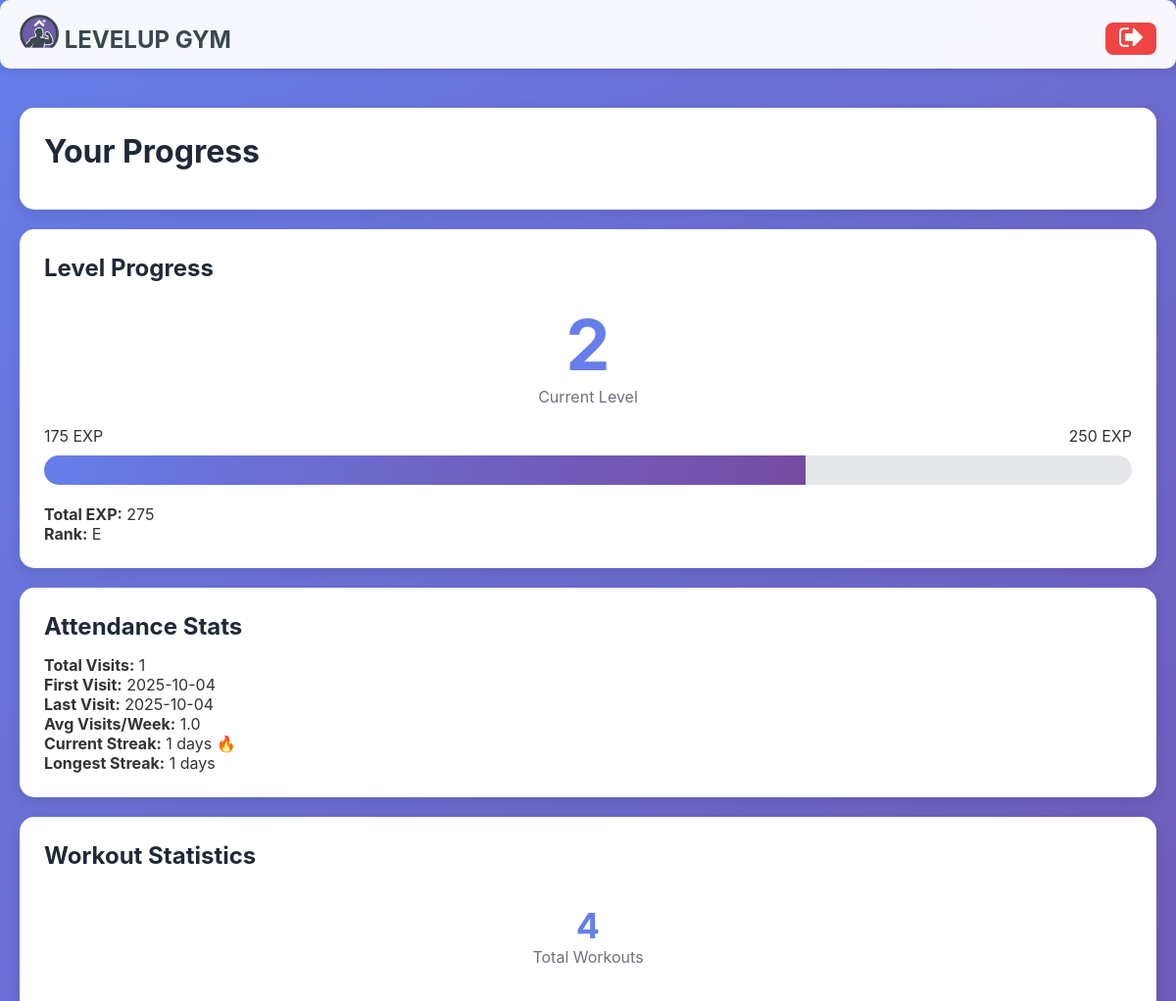
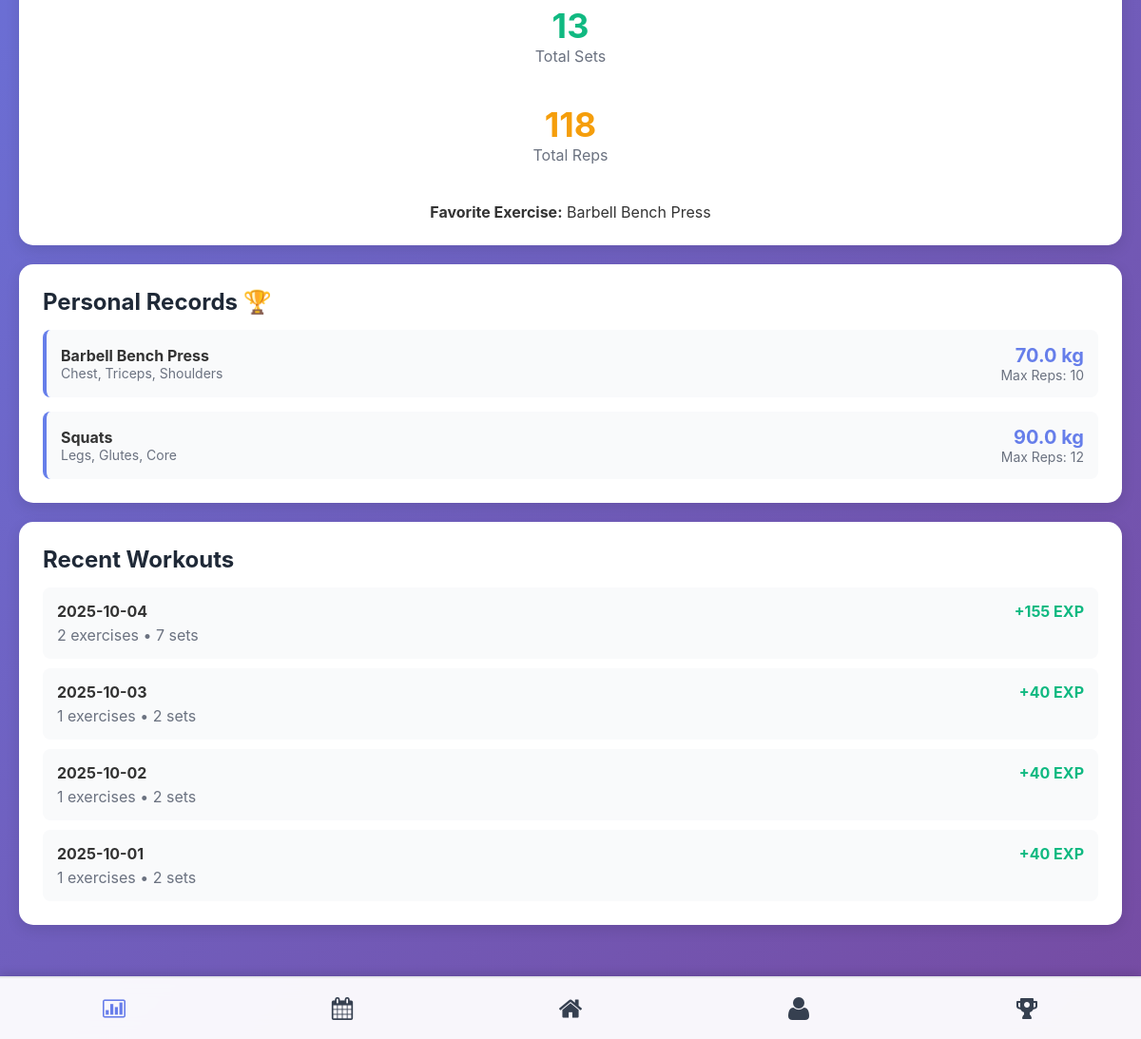
Page /progress (signed in) on the committed database (2 pictures, top to bottom).
### tables this page shows
CREATE TABLE client_gamification (
                gamification_id INTEGER PRIMARY KEY AUTOINCREMENT,
                client_id INTEGER UNIQUE NOT NULL,
                current_level INTEGER DEFAULT 1,
                current_exp INTEGER DEFAULT 0,
                total_exp INTEGER DEFAULT 0,
                rank TEXT DEFAULT 'E',
                client_class TEXT,
                class_unlocked_at_level INTEGER, current_streak INTEGER DEFAULT 0, longest_streak INTEGER DEFAULT 0, total_reps INTEGER DEFAULT 0, workouts_completed INTEGER DEFAULT 0,
                FOREIGN KEY (client_id) REFERENCES clients(client_id) ON DELETE CASCADE
            );

CREATE TABLE exercises (
                exercise_id INTEGER PRIMARY KEY AUTOINCREMENT,
                name TEXT UNIQUE NOT NULL,
                description TEXT,
                exercise_type TEXT,
                target_muscle TEXT,
                difficulty_level TEXT,
                base_exp INTEGER DEFAULT 10,
                image_path TEXT,
                created_date DATETIME DEFAULT CURRENT_TIMESTAMP
            );

CREATE TABLE workout_logs (
                log_id INTEGER PRIMARY KEY AUTOINCREMENT,
                client_id INTEGER NOT NULL,
                exercise_id INTEGER NOT NULL,
                workout_date DATE NOT NULL,
                set_number INTEGER NOT NULL,
                reps_completed INTEGER,
                weight_used REAL,
                exp_earned INTEGER DEFAULT 0,
                "measurement" TEXT,
                timestamp DATETIME DEFAULT CURRENT_TIMESTAMP,
                FOREIGN KEY (client_id) REFERENCES clients(client_id) ON DELETE CASCADE,
                FOREIGN KEY (exercise_id) REFERENCES exercises(exercise_id) ON DELETE CASCADE
            );

### main.py (the view)
@app.route('/progress')
@login_required
def progress():
    client_id = session['client_id']
    client = Client.get_by_id(client_id)
    progress_data = gamification.get_client_progress(client_id)
    workout_history = workout_logger.get_workout_history(client_id, limit=10)
    attendance_stats = attendance_ctrl.get_attendance_stats(client_id)
    workout_stats = workout_logger.get_workout_stats(client_id)
    personal_records = workout_logger.get_personal_records(client_id)
    return render_template('progress.html',
                         client=client,
                         progress=progress_data,
                         workout_history=workout_history,
                         attendance_stats=attendance_stats,
                         workout_stats=workout_stats,
                         personal_records=personal_records)

### controllers/gamification_controller.py (called while the page is built)
    def _get_gamification_data(self, client_id):
        query = 'SELECT * FROM client_gamification WHERE client_id=?'
        result = self.db.execute_query(query, (client_id,))
        return dict(result[0]) if result else None

    def _get_streak_data(self, client_id):
        query = 'SELECT * FROM client_streaks WHERE client_id=?'
        result = self.db.execute_query(query, (client_id,))
        return dict(result[0]) if result else None

### controllers/workout_logger.py (called while the page is built)
    def get_workout_history(self, client_id, limit=10):
        query = '''
            SELECT workout_date, COUNT(DISTINCT exercise_id) as exercises_count,
                   COUNT(*) as total_sets, SUM(exp_earned) as total_exp
            FROM workout_logs
            WHERE client_id=?
            GROUP BY workout_date
            ORDER BY workout_date DESC
            LIMIT ?
        '''
        results = self.db.execute_query(query, (client_id, limit))
        history = []
        for row in results:
            history.append({
                'date': row['workout_date'],
                'exercises_count': row['exercises_count'],
                'total_sets': row['total_sets'],
                'total_exp': row['total_exp']
            })
        return history

### database/db_manager.py (called while the page is built)
    def connect(self):
        self.conn = sqlite3.connect(self.db_name)
        self.conn.row_factory = sqlite3.Row  # Access columns by name
        self.cursor = self.conn.cursor()

    def disconnect(self):
        if self.conn:
            self.conn.close()

    def execute_query(self, query, params=None):
        self.connect()
        if params:
            self.cursor.execute(query, params)
        else:
            self.cursor.execute(query)
        results = self.cursor.fetchall()
        self.disconnect()
        return results

### main.py (called while the page is built)
def login_required(f):
    @wraps(f)
    def decorated_function(*args, **kwargs):
        if 'client_id' not in session:
            return redirect(url_for('login'))
        return f(*args, **kwargs)
    return decorated_function

### templates/progress.html (shortened to what this page needs)
{% extends "base.html" %}
{% block content %}
<div class="card">
    <h1>Your Progress</h1>
</div>
<div class="grid grid-2">
    <div class="card">
        <h2>Level Progress</h2>
        <div style="text-align: center; margin: 20px 0;">
            <div style="font-size: 72px; font-weight: bold; color: #667eea;">{{ progress.level }}</div>
            <div style="color: #6b7280;">Current Level</div>
        </div>
        <div style="margin: 20px 0;">
            <div style="display: flex; justify-content: space-between; margin-bottom: 10px;">
                <span>{{ progress.current_exp }} EXP</span>
                <span>{{ progress.next_level_exp }} EXP</span>
            </div>
            <div style="background: #e5e7eb; height: 30px; border-radius: 15px; overflow: hidden;">
                <div style="background: linear-gradient(90deg, #667eea 0%, #764ba2 100%); height: 100%; width: {{ progress.progress_percentage }}%;"></div>
            </div>
        </div>
        <p><strong>Total EXP:</strong> {{ progress.total_exp }}</p>
        <p><strong>Rank:</strong> {{ progress.rank }}</p>
    </div>
    <div class="card">
        <h2>Attendance Stats</h2>
        {% if attendance_stats %}
        <p><strong>Total Visits:</strong> {{ attendance_stats.total_visits }}</p>
        <p><strong>First Visit:</strong> {{ attendance_stats.first_visit }}</p>
        <p><strong>Last Visit:</strong> {{ attendance_stats.last_visit }}</p>
        <p><strong>Avg Visits/Week:</strong> {{ attendance_stats.avg_visits_per_week }}</p>
        <p><strong>Current Streak:</strong> {{ progress.streak }} days 🔥</p>
        <p><strong>Longest Streak:</strong> {{ progress.longest_streak }} days</p>
        {% else %}
        <p>No attendance data yet. Start your journey today!</p>
        {% endif %}
    </div>
</div>
<div class="card">
    <h2>Workout Statistics</h2>
    {% if workout_stats %}
    <div class="grid grid-3">
        <div style="text-align: center; padding: 20px;">
            <div style="font-size: 36px; font-weight: bold; color: #667eea;">{{ workout_stats.total_workouts }}</div>
            <div style="color: #6b7280;">Total Workouts</div>
        </div>
        <div style="text-align: center; padding: 20px;">
            <div style="font-size: 36px; font-weight: bold; color: #10b981;">{{ workout_stats.total_sets }}</div>
            <div style="color: #6b7280;">Total Sets</div>
        </div>
        <div style="text-align: center; padding: 20px;">
            <div style="font-size: 36px; font-weight: bold; color: #f59e0b;">{{ workout_stats.total_reps }}</div>
            <div style="color: #6b7280;">Total Reps</div>
        </div>
    </div>
    {% if workout_stats.favorite_exercise %}
    <p style="text-align: center; margin-top: 20px;"><strong>Favorite Exercise:</strong> {{ workout_stats.favorite_exercise }}</p>
    {% endif %}
    {% else %}
    <p>Start working out to see your stats!</p>
    {% endif %}
</div>
{% if personal_records %}
<div class="card">
    <h2>Personal Records 🏆</h2>
    <div style="display: grid; gap: 15px;">
        {% for record in personal_records %}
        <div style="padding: 15px; background: #f9fafb; border-radius: 8px; border-left: 4px solid #667eea;">
            <div style="display: flex; justify-content: space-between; align-items: center;">
                <div>
                    <strong>{{ record.exercise }}</strong>
                    <div style="color: #6b7280; font-size: 14px;">{{ record.target_muscle }}</div>
                </div>
                <div style="text-align: right;">
                    {% if record.max_weight %}
                    <div style="font-size: 20px; font-weight: bold; color: #667eea;">{{ record.max_weight }} kg</div>
                    {% endif %}
                    <div style="color: #6b7280; font-size: 14px;">Max Reps: {{ record.max_reps }}</div>
                </div>
            </div>
        </div>
        {% endfor %}
    </div>
</div>
{% endif %}
<div class="card">
    <h2>Recent Workouts</h2>
    {% if workout_history %}
    <div style="display: grid; gap: 10px;">
        {% for workout in workout_history %}
        <div style="padding: 15px; background: #f9fafb; border-radius: 8px;">
            <div style="display: flex; justify-content: space-between;">
                <strong>{{ workout.date }}</strong>
                <span style="color: #10b981; font-weight: bold;">+{{ workout.total_exp }} EXP</span>
            </div>
            <div style="color: #6b7280; margin-top: 5px;">
                {{ workout.exercises_count }} exercises • {{ workout.total_sets }} sets
            </div>
        </div>
        {% endfor %}
    </div>
    {% else %}
    <p>No workout history yet. Complete your first workout!</p>
    {% endif %}
</div>
{% endblock %}

### templates/base.html (style rules this page uses)
* { margin: 0; padding: 0; box-sizing: border-box; }
body { font-family: -apple-system, BlinkMacSystemFont, 'Segoe UI', Roboto, Oxygen, Ubuntu, Cantarell, sans-serif; background: linear-gradient(135deg, #667eea 0%, #764ba2 100%); min-height: 100vh; color: #333; padding-bottom: 80px; }
.card { background: white; border-radius: 15px; padding: 25px; margin-bottom: 20px; box-shadow: 0 5px 15px rgba(0,0,0,0.1); }
h1, h2, h3 { color: #1f2937; margin-bottom: 15px; }

### rows in the picture
client_gamification: total_exp "275"
exercises: favorite_exercise "Barbell Bench Press", exercise "Barbell Bench Press", target_muscle "Chest, Triceps, Shoulders", max_weight "70.0", max_reps "10"
exercises: exercise "Squats", target_muscle "Legs, Glutes, Core", max_weight "90.0", max_reps "12"
workout_logs: date "2025-10-04", total_exp "155", exercises_count "2", total_sets "7"
workout_logs: date "2025-10-03", total_exp "40", exercises_count "1", total_sets "2"
workout_logs: date "2025-10-02", total_exp "40", exercises_count "1", total_sets "2"
workout_logs: date "2025-10-01", total_exp "40", exercises_count "1", total_sets "2"

### other values in the picture
{{ progress.level }} "2"
{{ progress.current_exp }} "175"
{{ progress.next_level_exp }} "250"
{{ progress.rank }} "E"
{{ attendance_stats.total_visits }} "1"
{{ attendance_stats.first_visit }} "2025-10-04"
{{ attendance_stats.last_visit }} "2025-10-04"
{{ attendance_stats.avg_visits_per_week }} "1.0"
{{ progress.streak }} "1"
{{ progress.longest_streak }} "1"
{{ workout_stats.total_workouts }} "4"
{{ workout_stats.total_sets }} "13"
{{ workout_stats.total_reps }} "118"
